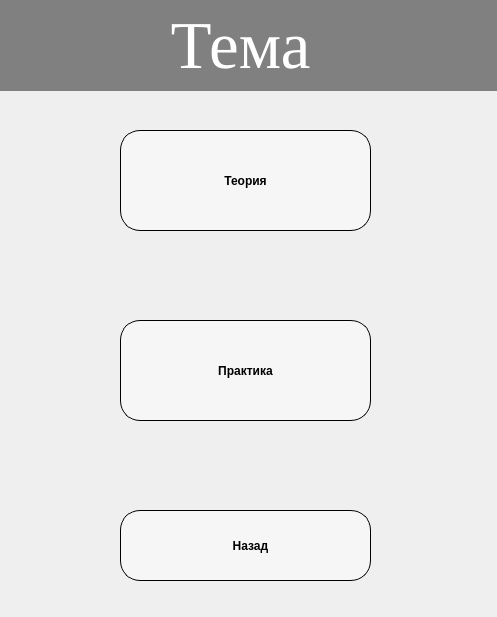
<?xml version="1.0" encoding="UTF-8"?>
<ui version="4.0">
 <class>Mejdu_studWin</class>
 <widget class="QDialog" name="Mejdu_studWin">
  <property name="geometry">
   <rect>
    <x>0</x>
    <y>0</y>
    <width>497</width>
    <height>617</height>
   </rect>
  </property>
  <property name="windowTitle">
   <string>Выбор</string>
  </property>
  <widget class="QLabel" name="label_2">
   <property name="enabled">
    <bool>true</bool>
   </property>
   <property name="geometry">
    <rect>
     <x>-20</x>
     <y>0</y>
     <width>521</width>
     <height>91</height>
    </rect>
   </property>
   <property name="font">
    <font>
     <family>Times New Roman</family>
     <pointsize>50</pointsize>
     <weight>50</weight>
     <italic>false</italic>
     <bold>false</bold>
    </font>
   </property>
   <property name="styleSheet">
    <string notr="true">font: 50pt &quot;Times New Roman&quot;;
background-color: grey;
color: white;
text-align: center;

</string>
   </property>
   <property name="text">
    <string>Тема</string>
   </property>
   <property name="alignment">
    <set>Qt::AlignCenter</set>
   </property>
  </widget>
  <widget class="QPushButton" name="pushButton_3">
   <property name="geometry">
    <rect>
     <x>120</x>
     <y>510</y>
     <width>251</width>
     <height>71</height>
    </rect>
   </property>
   <property name="toolTip">
    <string>Вернуться к темам</string>
   </property>
   <property name="styleSheet">
    <string notr="true"> background-color: #f6f6f6; /*Цвет текстового поля*/
  border-radius: 10px 10px 10px 10px; /*Закругляем уголки*/
 border-radius: 20px;
  border: 1px solid #2d9fd9;

  width: 250px;
  height: 30px;
  padding-left: 10px;
outline: none;
  border: 1px solid black;
font-weight: bold;
font:  12pt &quot;Times New Roman&quot;;</string>
   </property>
   <property name="text">
    <string>Назад</string>
   </property>
  </widget>
  <widget class="QPushButton" name="pushButton_4">
   <property name="geometry">
    <rect>
     <x>120</x>
     <y>320</y>
     <width>251</width>
     <height>101</height>
    </rect>
   </property>
   <property name="toolTip">
    <string>Пройти задание</string>
   </property>
   <property name="styleSheet">
    <string notr="true"> background-color: #f6f6f6; /*Цвет текстового поля*/
  border-radius: 10px 10px 10px 10px; /*Закругляем уголки*/
 border-radius: 20px;
  border: 1px solid #2d9fd9;

  width: 250px;
  height: 30px;

outline: none;
  border: 1px solid black;
font-weight: bold;
font:  12pt &quot;Times New Roman&quot;;</string>
   </property>
   <property name="text">
    <string>Практика</string>
   </property>
  </widget>
  <widget class="QPushButton" name="pushButton_5">
   <property name="geometry">
    <rect>
     <x>120</x>
     <y>130</y>
     <width>251</width>
     <height>101</height>
    </rect>
   </property>
   <property name="toolTip">
    <string>Почитать теорию</string>
   </property>
   <property name="styleSheet">
    <string notr="true"> background-color: #f6f6f6; /*Цвет текстового поля*/
  border-radius: 10px 10px 10px 10px; /*Закругляем уголки*/
 border-radius: 20px;
  border: 1px solid #2d9fd9;

  width: 250px;
  height: 30px;

outline: none;
  border: 1px solid black;
font-weight: bold;
font:  12pt &quot;Times New Roman&quot;;</string>
   </property>
   <property name="text">
    <string>Теория</string>
   </property>
  </widget>
 </widget>
 <resources/>
 <connections/>
</ui>
